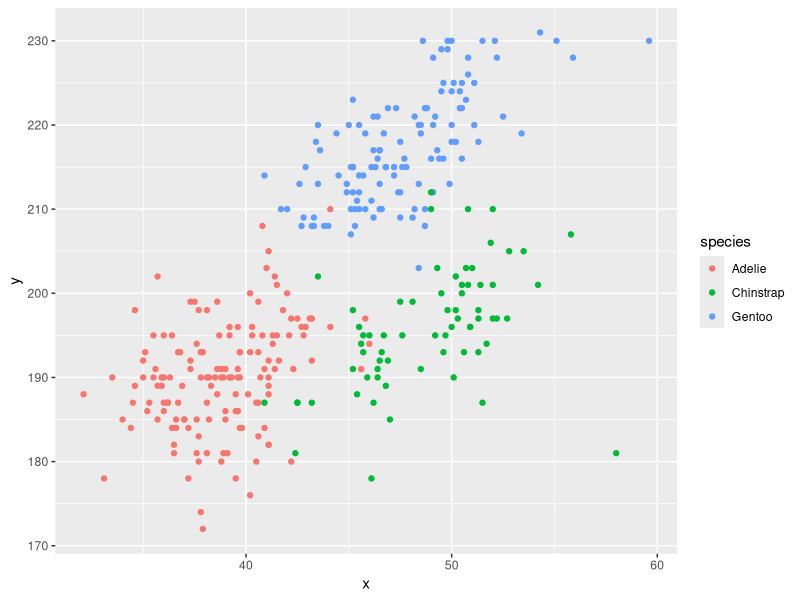
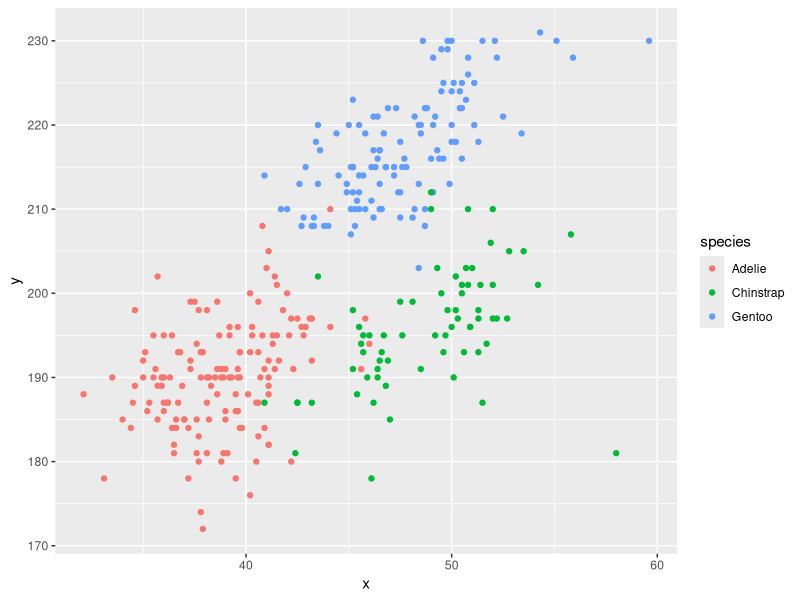

Reproduce these figures in R, in order.
## ---- chunk 1
library(tidyverse)
## ---- chunk 2
prob1_df = tibble(
  samp = rnorm(10),
  samp_gt_0 = samp > 0,
  char_vec = c("a", "b", "c", "d", "e", "f", "g", "h", "i", "j"),
  factor_vec = factor(c("hard", "hard", "hard", "normal", "normal", "normal", "normal", "easy", "easy", "easy"))
)

## ---- chunk 3
mean(pull(prob1_df, samp))
mean(pull(prob1_df, samp_gt_0))
mean(pull(prob1_df, char_vec))
mean(pull(prob1_df, factor_vec))
## ---- chunk 4
as.numeric(pull(prob1_df, samp_gt_0))
as.numeric(pull(prob1_df, char_vec))
as.numeric(pull(prob1_df, factor_vec))
## ---- chunk 5
as.numeric(pull(prob1_df, samp_gt_0)) * pull(prob1_df, samp)
as.numeric(pull(prob1_df, factor_vec)) * pull(prob1_df, samp)
as.numeric(as.factor(pull(prob1_df, samp_gt_0))) * pull(prob1_df, samp)
## ---- chunk 6
ds = data("penguins", package = "palmerpenguins")
## ---- chunk 7
data = na.omit(penguins)
## ---- chunk 8
plot_df = tibble(
  x = pull(data, bill_length_mm),
  y = pull(data, flipper_length_mm),
  species = pull(data, species)
)

ggplot(plot_df, aes(x = x, y = y, color = species)) + geom_point()

ggsave("scatter_plot.pdf", height = 6, width = 6)
